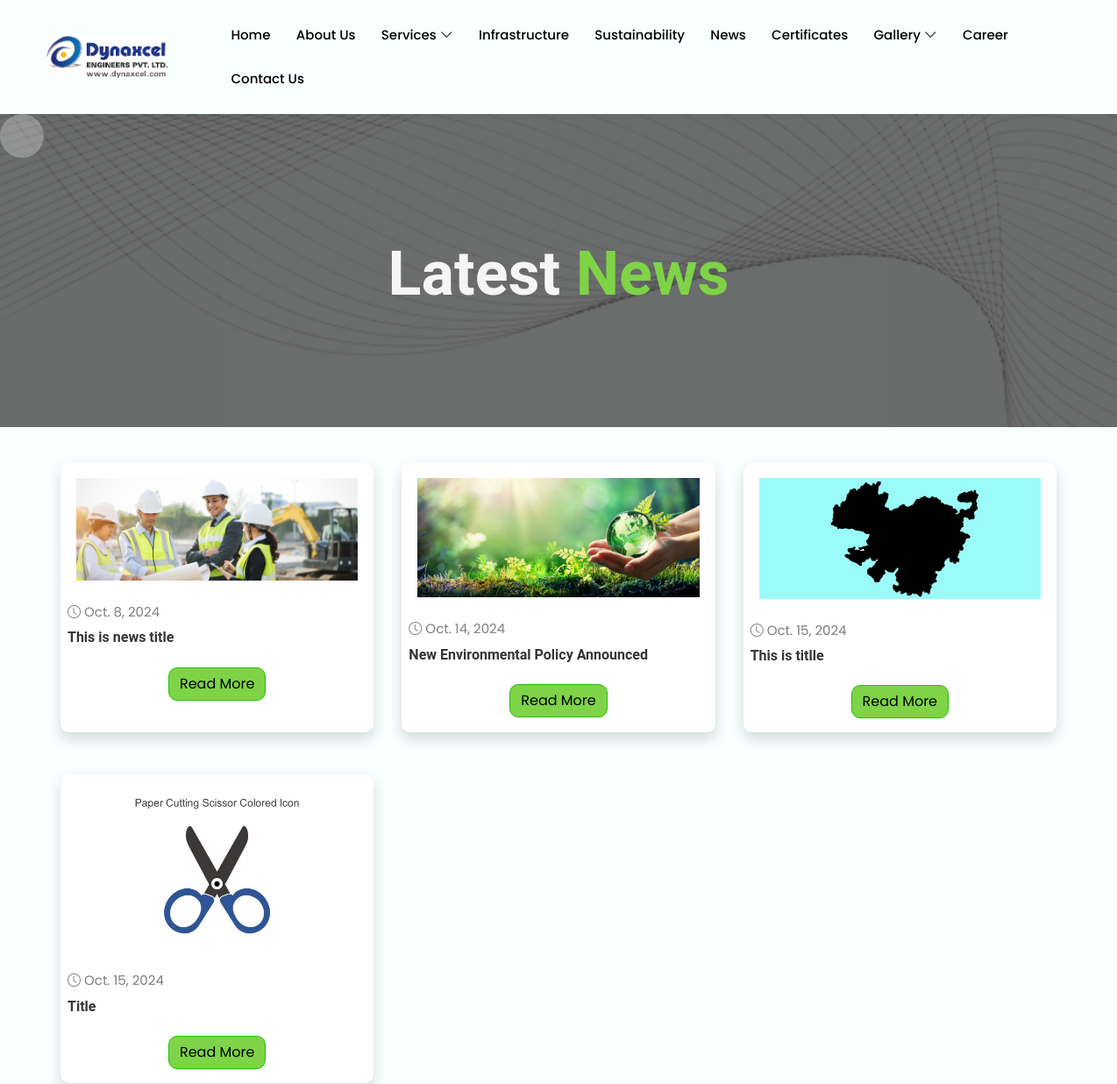
/web/web_news (upper part), run on an earlier commit of the app's database.
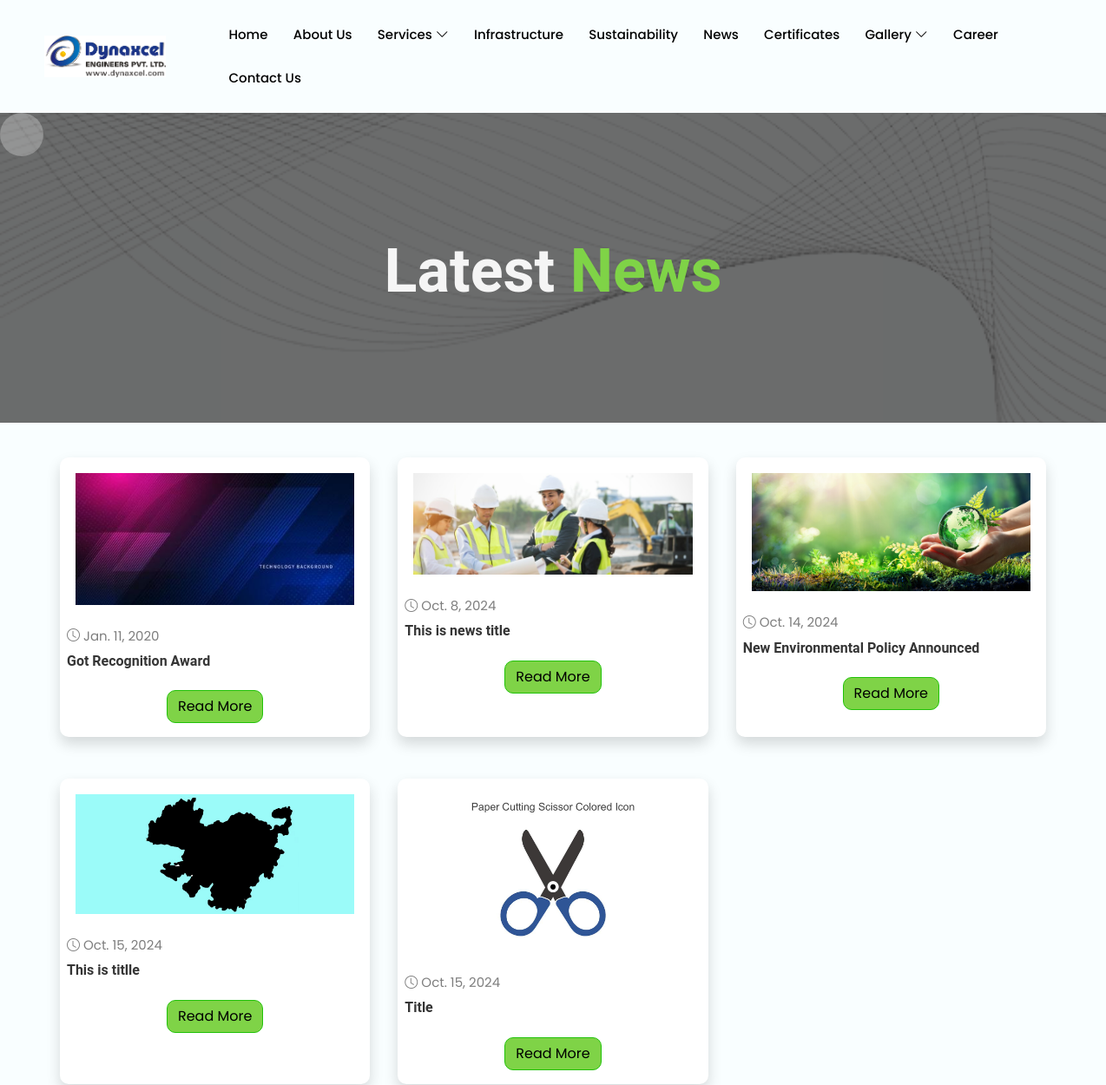
And on a later commit of the database.
### WebAdmin/models.py (models this page shows, shortened)
class News(models.Model):
    title=models.CharField(max_length=200)
    content=models.TextField()
    thumbnail = models.ImageField(upload_to="news_thumbnail/",  help_text="Recommended Size 1280 x 720 (landscape)", blank=True, null=True)
    is_active = models.BooleanField(default=True)
    date=models.DateField(null=True, auto_now=False, auto_now_add=False)

### WebApp/views.py (the view)
# urls.py: path('web_news', web_news, name="web_news"),
def web_news(request):
    news=News.objects.select_related().order_by('-id')
    return render(request,"web_news.html",{'news':news})

### WebApp/templates/web_news.html (shortened to what this page needs)
{% extends "website_base.html" %}
{% load static %}
{% block content %}
<section class="page-header">
  <div class="container-fluid">
    <div class="row">
      <div class="col-lg-12 text-center text-light">
        <h1 class="text-light heading-title heading-text" style="font-weight:700; ">Latest <span
            class="text-primary">News</span> </h1>
      </div>
    </div>
  </div>
  <div class="shape-container">
    <div class="shape circle"></div>
  </div>
</section>
<section>
  <div class="container mt-4 mb-4 px-4">
    <div class="row g-3">
      {% for news in news %}
      <div class="col-sm-4  px-3 py-3 "  >
        <div class="bg-light shadow p-2 news-card"  style="border-radius: 10px; height: 100%;" >
          <img src="{{news.thumbnail.url}}" alt="">
          <div style="color: rgb(126, 126, 126); font-size: 15px;"> <i class="bi bi-clock"></i> <a href=""  style="color: rgb(126, 126, 126); font-size: 15px;"> {{news.date}}</a></a></div>
          <h6 class="mt-2">{{news.title}}</h6>
          <center>
            <a href="{% url 'web_news_details' news.id %}" class="btn btn-primary mb-2 mt-2" style="border-radius: 10px; position: relative; ">Read More</a>
          </center>
        </div>
      </div>
      {% endfor %}
    </div>
  </div>
</section>
{% endblock content %}

What changed in the data, as far as the page shows it:
added News: thumbnail (picture), date "Jan. 11, 2020", title "Got Recognition Award"
